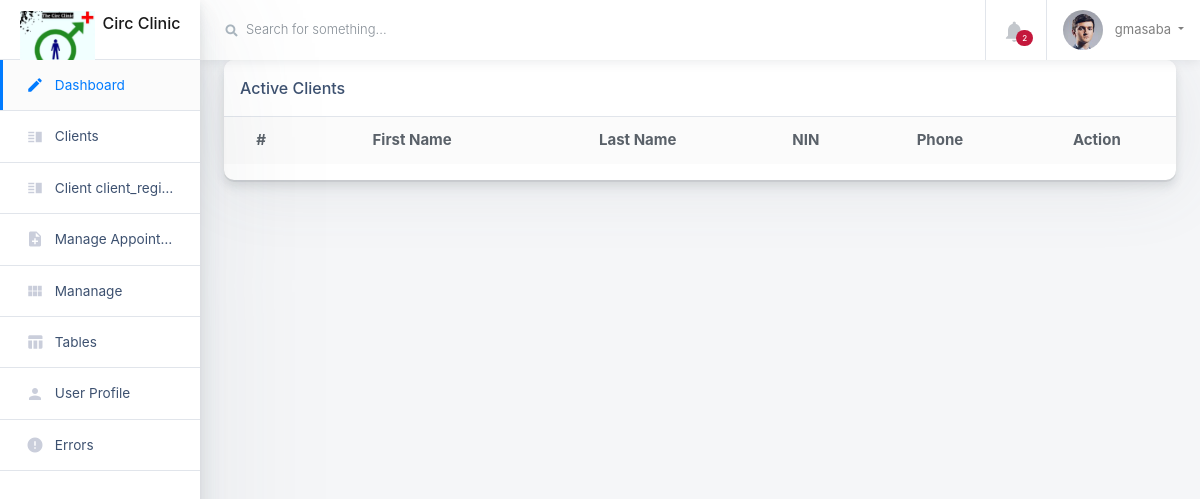
The app's page /list_clients/ (signed in), older data.
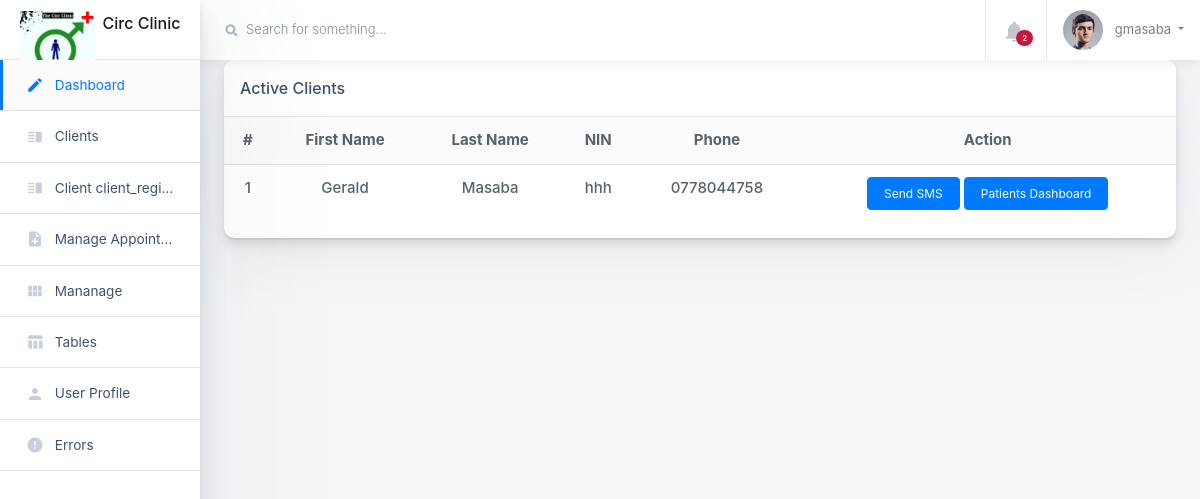
The same page, newer data.
### circumcision/models.py (models this page shows, shortened)
class Client(models.Model):
    first_name = models.CharField(max_length=255)
    last_name = models.CharField(max_length=255)
    nin = models.CharField(max_length=255, verbose_name='National ID Number')
    age = models.PositiveIntegerField(null=True, blank=True)
    EDUCATION_CHOICES = [
        ('none', 'None'),
        ('pre_primary', 'Pre-primary'),
        ('primary', 'Primary'),
        ('o_level', 'O-level'),
        ('a_level', 'A-level'),
    ]
    education_level = models.CharField(max_length=50, choices=EDUCATION_CHOICES, default='none')
    tribe = models.ForeignKey(Tribe, on_delete=models.CASCADE)
    religion = models.ForeignKey(Religion, on_delete=models.CASCADE)
    MARITAL_STATUS_CHOICES = [
        ('never_married', 'Never Married'),
        ('married', 'Married'),
        ('divorced', 'Divorced'),
        ('widowed', 'Widowed'),
    ]
    marital_status = models.CharField(max_length=50, choices=MARITAL_STATUS_CHOICES)
    district_of_residence = models.CharField(max_length=255,null=True, blank=True)
    sub_county = models.CharField(max_length=255)
    parish = models.CharField(max_length=255)
    village = models.CharField(max_length=255)
    client_phone_number = models.CharField(max_length=15,null=True, blank=True)
    next_of_kin_name = models.CharField(max_length=255)
    next_of_kin_phone_number = models.CharField(max_length=15,null=True, blank=True)

### circumcision/views.py (the view)
# urls.py: path('list_clients/', list_clients, name='list_clients'),
@login_required
def list_clients(request):
    clients = Client.objects.all()
    return render(request, 'client_list.html', {'clients': clients})

### circumcision/templates/client_list.html
{% extends 'base.html' %}
{% block content %}
<div class="row">
    <div class="col">
      <div class="card card-small mb-4">
        <div class="card-header border-bottom">
          <h6 class="m-0">Active Clients</h6>
        </div>
        <div class="card-body p-0 pb-3 text-center">
          <table class="table mb-0">
            <thead class="bg-light">
              <tr>
                <th scope="col" class="border-0">#</th>
                <th scope="col" class="border-0">First Name</th>
                <th scope="col" class="border-0">Last Name</th>
                <th scope="col" class="border-0">NIN</th>
                <th scope="col" class="border-0">Phone</th>
                <th scope="col" class="border-0">Action</th>
              </tr>
            </thead>
            <tbody>
                {% for client in clients %}
                <tr>
                  <td>{{ forloop.counter }}</td>
                  <td>{{ client.first_name}}</td>
                  <td>{{ client.last_name }}</td>
                  <td>{{ client.nin }}</td>
                  <td>{{client.client_phone_number}}</td>
                  <td>
                    <a href="" class="btn btn-primary">Send SMS</a>
                    <a href="{% url 'client_dashboard' client.id %}" class="btn btn-primary">Patients Dashboard</a>
                  </td>
                </tr>
              {% endfor %}
            </tbody>
          </table>
        </div>
      </div>
    </div>
  </div>
{% endblock %}

### circumcision/templates/base.html (shortened to what this page needs)
{% load static %}
{% include 'includes/_header.html' %}
<body class="h-100">
    <div class="container-fluid">
      <div class="row">
        {% include 'includes/_sidebar.html' %}
        <main class="main-content col-lg-10 col-md-9 col-sm-12 p-0 offset-lg-2 offset-md-3">
          <div class="main-navbar sticky-top bg-white">
            <nav class="navbar align-items-stretch navbar-light flex-md-nowrap p-0">
              <form action="#" class="main-navbar__search w-100 d-none d-md-flex d-lg-flex">
                <div class="input-group input-group-seamless ml-3">
                  <div class="input-group-prepend">
                    <div class="input-group-text">
                      <i class="fas fa-search"></i>
                    </div>
                  </div>
                  <input class="navbar-search form-control" type="text" placeholder="Search for something..." aria-label="Search"> </div>
              </form>
              <ul class="navbar-nav border-left flex-row ">
                <li class="nav-item border-right dropdown notifications">
                  <a class="nav-link nav-link-icon text-center" href="#" role="button" id="dropdownMenuLink" data-toggle="dropdown" aria-haspopup="true" aria-expanded="false">
                    <div class="nav-link-icon__wrapper">
                      <i class="material-icons">&#xE7F4;</i>
                      <span class="badge badge-pill badge-danger">2</span>
                    </div>
                  </a>
                </li>
                <li class="nav-item dropdown">
                  {% if request.user.is_authenticated %}
                  <a class="nav-link dropdown-toggle text-nowrap px-3" data-toggle="dropdown" href="#" role="button" aria-haspopup="true" aria-expanded="false">
                    <img class="user-avatar rounded-circle mr-2" src="{% static 'images/avatars/1.jpg' %}" alt="User Avatar">
                    <span class="d-none d-md-inline-block">{{ request.user }}</span>
                  </a>
                      {% endif %}
                </li>
              </ul>
            </nav>
          </div>
          <div class="main-content-container container-fluid px-4">
            {% block content %}
            {% endblock %}
          </div>
        </main>
      </div>
    </div>
  </body>
</html>

### circumcision/templates/includes/_header.html (shortened to what this page needs)
{% load static %}
<!doctype html>
<html class="no-js h-100" lang="en">
  <head>
    <link href="https://use.fontawesome.com/releases/v5.0.6/css/all.css" rel="stylesheet">
    <link rel="stylesheet" href="https://stackpath.bootstrapcdn.com/bootstrap/4.1.3/css/bootstrap.min.css">
    <link rel="stylesheet" id="main-stylesheet" data-version="1.1.0" href="{% static 'styles/shards-dashboards.1.1.0.min.css' %}">
    <link rel="stylesheet" href="{% static 'styles/extras.1.1.0.min.css' %}">
  </head>

### circumcision/templates/includes/_sidebar.html (shortened to what this page needs)
{% load static %}
<aside class="main-sidebar col-12 col-md-3 col-lg-2 px-0">
    <div class="main-navbar">
      <nav class="navbar align-items-stretch navbar-light bg-white flex-md-nowrap border-bottom p-0">
        <a class="navbar-brand w-100 mr-0" href="#" style="line-height: 25px;">
          <div class="d-table m-auto">
            <img id="main-logo" class="d-inline-block align-top mr-1" style="max-width: 75px;" src="{% static 'images/logo.jpeg' %}" alt="Shards Dashboard">
            <span class="d-none d-md-inline ml-1">Circ Clinic</span>
          </div>
        </a>
      </nav>
    </div>
    <div class="nav-wrapper">
      <ul class="nav flex-column">
        <li class="nav-item">
          <a class="nav-link active" href="\">
            <i class="material-icons">edit</i>
            <span>Dashboard</span>
          </a>
        </li>
        <li class="nav-item">
          <a class="nav-link " href="{% url 'list_clients' %}">
            <i class="material-icons">vertical_split</i>
            <span>Clients</span>
          </a>
        </li>
        <li class="nav-item">
          <a class="nav-link " href="{% url 'client_registrations' %}">
            <i class="material-icons">vertical_split</i>
            <span>Client client_registrations</span>
          </a>
        </li>
        <li class="nav-item">
          <a class="nav-link " href="add-new-post.html">
            <i class="material-icons">note_add</i>
            <span>Manage Appointments</span>
          </a>
        </li>
        <li class="nav-item">
          <a class="nav-link " href="form-components.html">
            <i class="material-icons">view_module</i>
            <span>Mananage</span>
          </a>
        </li>
        <li class="nav-item">
          <a class="nav-link " href="tables.html">
            <i class="material-icons">table_chart</i>
            <span>Tables</span>
          </a>
        </li>
        <li class="nav-item">
          <a class="nav-link " href="user-profile-lite.html">
            <i class="material-icons">person</i>
            <span>User Profile</span>
          </a>
        </li>
        <li class="nav-item">
          <a class="nav-link " href="errors.html">
            <i class="material-icons">error</i>
            <span>Errors</span>
          </a>
        </li>
      </ul>
    </div>
  </aside>

### circumcision/templates/includes/_scripts.html (shortened to what this page needs)
{% load static %}

Row changes from the older to the newer data that the page shows:
added Client: first_name "Gerald", last_name "Masaba", nin "hhh", client_phone_number "0778044758"
